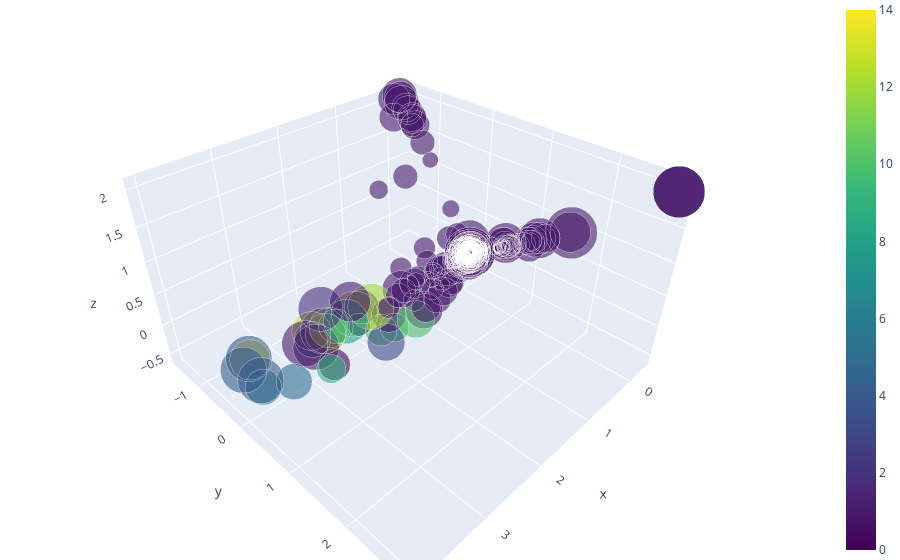

The cell this chart's notebook holds for it:
### Markdown cell above
Now that the similarity matrix has been calculated it is very quick and easy to produce additional plots. For instance with a higher threshold, thus filtering out less significant articles or specifying a different number of topics to color-code

### Code cell
test3DPlotOfCosineSimilarity(allDict,matrix=matrix,numTopics=15, threshold=0.6)

### Figure 1 — Plotly figure (JSON) as saved in the notebook; plotly's stock layout.template omitted (floating-point values rounded to 4 significant figures; data arrays with more than 128 entries replaced by an {"elided": "..."} marker saying what was removed)
{"data": [{"hoverinfo": "text", "marker": {"color": {"elided": "645 int values"}, "colorscale": [[0, "#440154"], [0.1111, "#482878"], [0.2222, "#3e4989"], [0.3333, "#31688e"], [0.4444, "#26828e"], [0.5556, "#1f9e89"], [0.6667, "#35b779"], [0.7778, "#6ece58"], [0.8889, "#b5de2b"], [1, "#fde725"]], "opacity": 0.6, "showscale": true, "size": {"elided": "645 int values"}}, "mode": "markers", "text": {"elided": "645 str values"}, "type": "scatter3d", "x": {"elided": "645 float values"}, "y": {"elided": "645 float values"}, "z": {"elided": "645 float values"}}], "layout": {"margin": {"b": 0, "l": 0, "r": 0, "t": 0}}}
